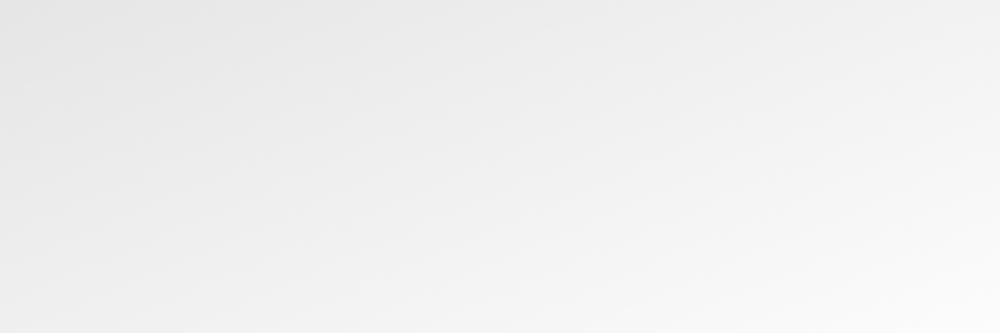
#> input picture tests/media/im.png, 1000 x 333 px; its folder holds 2 pictures in this run
$ python test-06-grid.py
#> lines starting #> are read from the running program, lines starting #| are printed output that depends on the picture; after the words box and inside, x2 and y2 are one past the last pixel; in counts of white or black regions, pixels touching at a corner belong together
### openipkit/backend.py
import cv2
import openipkit.exphandle as exp

# This is backend; default backend id OpenCV
# Please check OpenCV License before use
# Or you can change this and use any other module you want

BACKEND_OPENCV = 0

backend_engine = BACKEND_OPENCV


def imread(pth):
#> called with pth = 'tests/media/im.png'
    if backend_engine == BACKEND_OPENCV:
        return cv2.imread(pth, -1)
#> returned value is the input picture: shape (333, 1000, 3); mean B, G, R 240.7, 240.7, 240.7
    exp.echo(exp.DEFINE_BACKEND)
    return None


# [6 lines left out: function imwrite, not called in this run]


def imshow(title, im):
    if backend_engine == BACKEND_OPENCV:
        cv2.imshow(title, im)
        cv2.waitKey(0)
        return True
    exp.echo(exp.DEFINE_BACKEND)
    return False


# [5 lines left out: function resize, not called in this run]

### openipkit/nsdraw.py
#########################################################
# Author: sh-navid
#########################################################
'''
'''
#########################################################
# Add preprocessors
#########################################################
import math
import numpy as np
import openipkit.nsproc as proc
import openipkit.nsmath as nmth
import openipkit.nsarray as arr

#########################################################
# Constants
#########################################################
DEFAULT_COLOR = (128, 0, 200)
DEFAULT_TICKNESS = 5
DEFAULT_MARKER_SIZE = 5
DEFAULT_ROTATION = -90
DEFAULT_ARC = 360
MULTILINE_ARROW_NONE, MULTILINE_ARROW_END, MULTILINE_MULTIPLE_ARROW = 'MLAN', 'MLAE', 'MLMA'

#########################################################
# Functions
#########################################################


# [47 lines left out: functions __makeKernel, line, not called in this run]


def rect(im: np.ndarray):
    return im


def ellipes(im: np.ndarray):
    return im


def polygon(im: np.ndarray):
    return im


def marker(im: np.ndarray):
    return im


# [50 lines left out: functions vText, rText, curve, not called in this run]


def grid(im: np.ndarray, color1: tuple = (0, 0, 0), color2: tuple = (255, 255, 255), thickness: int = 50):
    '''
    '''
#> called with color1 = (0, 0, 0), color2 = (255, 255, 255), thickness = 50
    # FIXME: check this in different sizes; does not work sometimes
    k = proc.kernel((thickness, thickness), proc.KERNEL_TYPE_RECT)
    h, w = im.shape[:2]
#> h = 333; w = 1000
    nh, nw = h//thickness, w//thickness
#> nh = 6; nw = 20
    im[:] = color2
#> im: shape (333, 1000, 3); every value is 255
    paint = True
    for hh in range(0, nh+1):
        for ww in range(0, nw+1):
            paint = not paint
            if paint:
                continue
            y = hh*thickness
            x = ww*thickness
            im[y:y+thickness, x:x+thickness] = color1
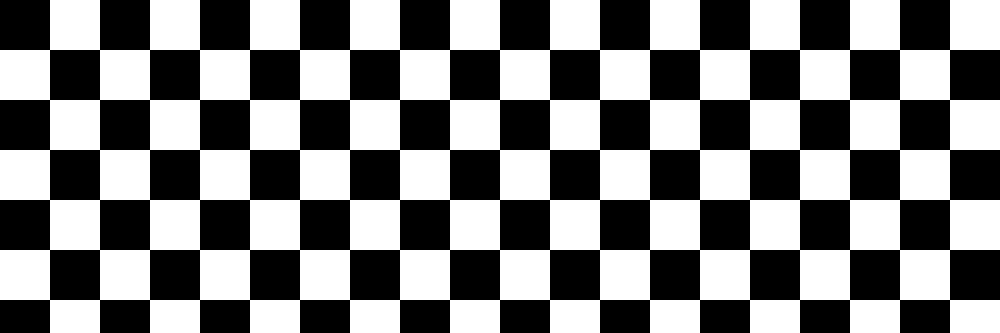
#> im: shape (333, 1000, 3); 50% white; 1 white region, box (x1, y1, x2, y2) and area: (0, 0, 1000, 333) 166500
    return im


# [88 lines left out: functions hPoly, star, multiline, circle, not called in this run]


def triangle(im: np.ndarray, center, radius, rotation=-DEFAULT_ROTATION, color=DEFAULT_COLOR, thickness=DEFAULT_TICKNESS):
    hPoly(im, center, radius, points=3, rotation=rotation,
          color=color, thickness=thickness)

### openipkit/nssys.py
#########################################################
# Author: sh-navid
#########################################################
'''
'''
#########################################################
# Add preprocessors
#########################################################
from datetime import datetime


def execMonitor(func, printTime=True):
    t1 = datetime.now()
    func()
    t2 = datetime.now()
    t2 = t2-t1
    if printTime:
        print(f"Exec time of({type(func)}): {str(t2)}")
    return t2

### openipkit/nsproc.py
#########################################################
# Author: sh-navid
#########################################################
'''
'''
#########################################################
# Add preprocessors
#########################################################
import openipkit.nsmath as nmth
import numpy as np
import math


def fill(im, pos=(0, 0), color=(0, 0, 0), diff=0):
    pass


# [12 lines left out: functions treshChannel, treshSimple, not called in this run]


GRAY_MODE_A = 1
GRAY_MODE_B = 2
GRAY_MODE_C = 3


# [25 lines left out: functions toGray, toBGR, split, not called in this run]


def merge(channels:list):
    return np.dstack(channels)


def tinning(im):
    pass


def ticking(im):
    pass


KERNEL_TYPE_RECT = 1
KERNEL_TYPE_CIRCULAR = 2
KERNEL_TYPE_CIRCULAR_FADE = 3
KERNEL_TYPE_CIRCULAR_EDGE_FADE=4


def kernel(size: tuple, kerneltype: int = KERNEL_TYPE_RECT):
    '''
    FIXME: cant you use np.arange for KERNEL_TYPE_CIRCULAR ... !?
    '''
    k = np.ones(size)
    if kerneltype == KERNEL_TYPE_RECT:
        return k
    elif kerneltype == KERNEL_TYPE_CIRCULAR:
        cx, cy = size[0]//2, size[1]//2
        for i in range(0, size[0]):
            for j in range(0, size[1]):
                d = nmth.dist((i, j), (cx, cy))
                if(d >= cx and d >= cy):
                    k[i, j] = 0
        return k
    elif kerneltype == KERNEL_TYPE_CIRCULAR_FADE:
        k=kernel(size,KERNEL_TYPE_CIRCULAR)
        cx, cy = size[0]//2, size[1]//2
        for i in range(0, size[0]):
            for j in range(0, size[1]):
                k[i,j]/=(abs(cx-i)+abs(cy-j))+1
                k[i,j]=float("{0:.1f}".format(k[i,j]))
        return k
    elif kerneltype == KERNEL_TYPE_CIRCULAR_EDGE_FADE:
        k=kernel(size,KERNEL_TYPE_CIRCULAR)
        cx, cy,s = size[0]//2, size[1]//2,math.ceil(size[0]+size[1])//6
        for i in range(0, size[0]):
            for j in range(0, size[1]):
                k[i,j]/=((abs(cx-i)+abs(cy-j))/(s+1))+1
                k[i,j]=float("{0:.1f}".format(k[i,j]))
        return k
    return None

### tests/test-06-grid.py
#########################################################
# Author: sh-navid
#########################################################
'''
'''
#########################################################
# Add preprocessors
#########################################################
import sys
sys.path.append('.')
import openipkit.nssys as nss
import openipkit.nsproc as proc
import openipkit.nsdraw as draw
import openipkit.nscolor as nsc
import openipkit.backend as back
import openipkit.ml.nslearn as learn

#########################################################
# Source code
#########################################################
im = back.imread(sys.path[0]+'/media/im.png')

def run():
    global im
    im = draw.grid(im)
    im = draw.grid(im, color1=(127,0,255),color2=(200,200,200),thickness=20)
#> call 2 of grid, with color1 = (127, 0, 255), color2 = (200, 200, 200), thickness = 20
#> in grid (call 2), `im[:] = color2`: im: shape (333, 1000, 3); every value is 200
#> after the loop in grid (call 2), `for hh in range(0, nh+1):`:
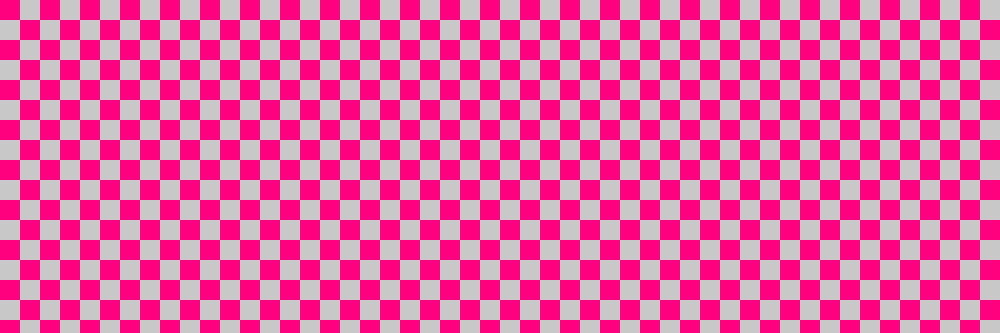
#> im: shape (333, 1000, 3); mean B, G, R 163.5, 100, 227.5

nss.execMonitor(run,True)
back.imshow('Test', im)
